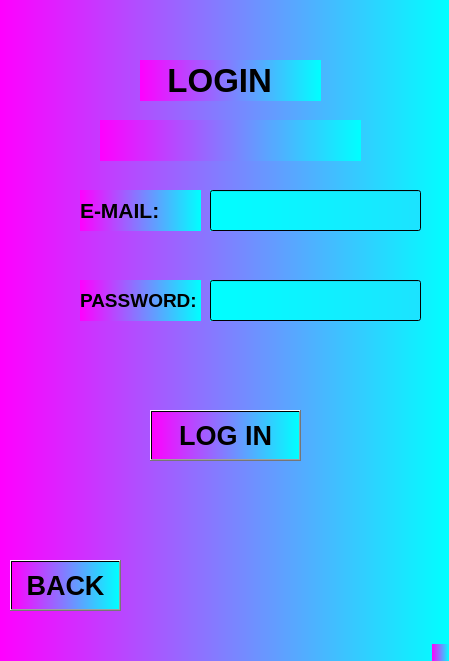
<?xml version="1.0" encoding="UTF-8"?>
<ui version="4.0">
 <class>MainWindow</class>
 <widget class="QMainWindow" name="MainWindow">
  <property name="geometry">
   <rect>
    <x>0</x>
    <y>0</y>
    <width>449</width>
    <height>661</height>
   </rect>
  </property>
  <property name="font">
   <font>
    <weight>75</weight>
    <bold>true</bold>
   </font>
  </property>
  <property name="windowTitle">
   <string>MainWindow</string>
  </property>
  <property name="styleSheet">
   <string notr="true">background-color: qlineargradient(spread:pad, x1:0, y1:0, x2:1, y2:0, stop:0 rgba(255, 0, 255), stop:1 rgba(0, 255, 255));
</string>
  </property>
  <widget class="QWidget" name="centralwidget">
   <widget class="QLabel" name="label">
    <property name="geometry">
     <rect>
      <x>140</x>
      <y>60</y>
      <width>181</width>
      <height>41</height>
     </rect>
    </property>
    <property name="font">
     <font>
      <pointsize>25</pointsize>
      <weight>75</weight>
      <bold>true</bold>
     </font>
    </property>
    <property name="styleSheet">
     <string notr="true">
color: rgb(0, 0, 0);

</string>
    </property>
    <property name="text">
     <string>   LOGIN</string>
    </property>
   </widget>
   <widget class="QLabel" name="label_2">
    <property name="geometry">
     <rect>
      <x>80</x>
      <y>190</y>
      <width>121</width>
      <height>41</height>
     </rect>
    </property>
    <property name="font">
     <font>
      <pointsize>16</pointsize>
      <weight>75</weight>
      <bold>true</bold>
     </font>
    </property>
    <property name="text">
     <string>E-MAIL:</string>
    </property>
   </widget>
   <widget class="QLineEdit" name="lineEdit">
    <property name="geometry">
     <rect>
      <x>210</x>
      <y>190</y>
      <width>211</width>
      <height>41</height>
     </rect>
    </property>
    <property name="font">
     <font>
      <pointsize>15</pointsize>
      <weight>50</weight>
      <bold>false</bold>
     </font>
    </property>
    <property name="styleSheet">
     <string notr="true">background-color: qlineargradient(spread:pad, x1:0, y1:0, x1:9, y2:0, stop:0 rgba(255, 0, 255), stop:1 rgba(0, 255, 255));
</string>
    </property>
    <property name="text">
     <string/>
    </property>
   </widget>
   <widget class="QLabel" name="label_3">
    <property name="geometry">
     <rect>
      <x>80</x>
      <y>280</y>
      <width>121</width>
      <height>41</height>
     </rect>
    </property>
    <property name="font">
     <font>
      <pointsize>14</pointsize>
      <weight>75</weight>
      <bold>true</bold>
     </font>
    </property>
    <property name="text">
     <string>PASSWORD:</string>
    </property>
   </widget>
   <widget class="QLineEdit" name="lineEdit_2">
    <property name="geometry">
     <rect>
      <x>210</x>
      <y>280</y>
      <width>211</width>
      <height>41</height>
     </rect>
    </property>
    <property name="font">
     <font>
      <pointsize>15</pointsize>
      <weight>50</weight>
      <bold>false</bold>
     </font>
    </property>
    <property name="styleSheet">
     <string notr="true">background-color: qlineargradient(spread:pad, x1:0, y1:0, x1:9, y2:0, stop:0 rgba(255, 0, 255), stop:1 rgba(0, 255, 255));
</string>
    </property>
   </widget>
   <widget class="QPushButton" name="pushButton">
    <property name="geometry">
     <rect>
      <x>150</x>
      <y>410</y>
      <width>151</width>
      <height>51</height>
     </rect>
    </property>
    <property name="font">
     <font>
      <pointsize>20</pointsize>
      <weight>75</weight>
      <bold>true</bold>
     </font>
    </property>
    <property name="text">
     <string>LOG IN</string>
    </property>
   </widget>
   <widget class="QPushButton" name="pushButton_2">
    <property name="geometry">
     <rect>
      <x>10</x>
      <y>560</y>
      <width>111</width>
      <height>51</height>
     </rect>
    </property>
    <property name="font">
     <font>
      <pointsize>20</pointsize>
      <weight>75</weight>
      <bold>true</bold>
     </font>
    </property>
    <property name="text">
     <string>BACK</string>
    </property>
   </widget>
   <widget class="QLabel" name="label_4">
    <property name="geometry">
     <rect>
      <x>100</x>
      <y>120</y>
      <width>261</width>
      <height>41</height>
     </rect>
    </property>
    <property name="font">
     <font>
      <pointsize>10</pointsize>
      <weight>75</weight>
      <bold>true</bold>
     </font>
    </property>
    <property name="styleSheet">
     <string notr="true"/>
    </property>
    <property name="text">
     <string/>
    </property>
   </widget>
  </widget>
  <widget class="QMenuBar" name="menubar">
   <property name="geometry">
    <rect>
     <x>0</x>
     <y>0</y>
     <width>449</width>
     <height>23</height>
    </rect>
   </property>
  </widget>
  <widget class="QStatusBar" name="statusbar"/>
 </widget>
 <resources/>
 <connections/>
</ui>
